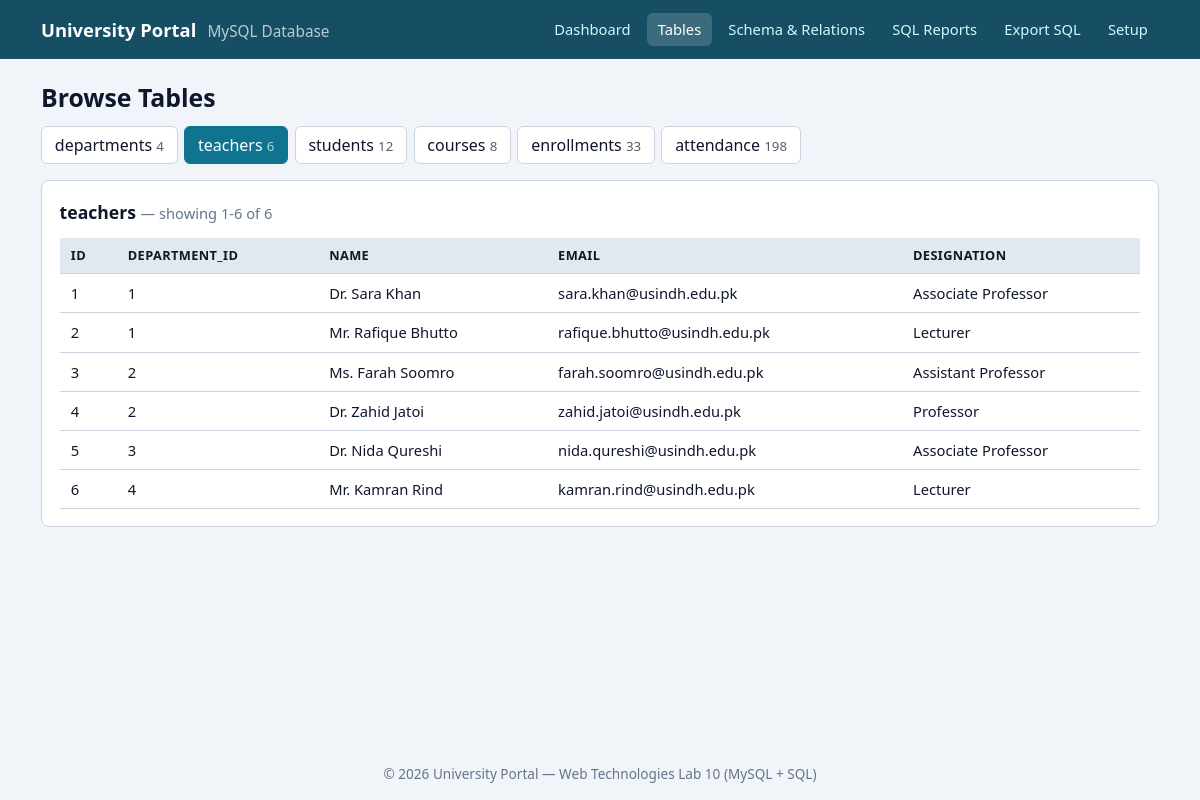
The app's page /tables.php?table=teachers with its own data.
### tables this page shows
CREATE TABLE `teachers` (
  `id` int(11) NOT NULL AUTO_INCREMENT,
  `department_id` int(11) NOT NULL,
  `name` varchar(120) NOT NULL,
  `email` varchar(150) NOT NULL,
  `designation` varchar(60) NOT NULL,
  PRIMARY KEY (`id`),
  UNIQUE KEY `email` (`email`),
  KEY `department_id` (`department_id`),
  CONSTRAINT `teachers_ibfk_1` FOREIGN KEY (`department_id`) REFERENCES `departments` (`id`)
);

### includes/functions.php (the view, shortened to what this page needs)
<?php
function e(mixed $value): string
{
    return htmlspecialchars((string) $value, ENT_QUOTES, 'UTF-8');
}
function db_config(): array
{
    return require __DIR__ . '/../config/database.php';
}
function pdo_options(): array
{
    return [PDO::ATTR_ERRMODE => PDO::ERRMODE_EXCEPTION, PDO::ATTR_DEFAULT_FETCH_MODE => PDO::FETCH_ASSOC];
}
function db(): PDO
{
    static $pdo = null;
    if ($pdo instanceof PDO) {
        return $pdo;
    }
    $c = db_config();
    $dsn = "mysql:host={$c['host']};dbname={$c['name']};charset=utf8mb4";
    try {
        try {
            $pdo = new PDO($dsn, $c['user'], $c['pass'], pdo_options());
        } catch (PDOException $ex) {
            if ((int) $ex->getCode() !== 1049 && !str_contains($ex->getMessage(), '[1049]')) {
                throw $ex;
            }
            install_database();
            $pdo = new PDO($dsn, $c['user'], $c['pass'], pdo_options());
        }
    } catch (PDOException $ex) {
        show_fatal('Cannot connect to MySQL',
            'Start <strong>MySQL</strong> in the XAMPP Control Panel, then refresh this page.<br>'
            . 'If your MySQL user has a password, set it in <code>config/database.php</code>.<br>'
            . '<small>' . e($ex->getMessage()) . '</small>');
    }
    return $pdo;
}
function table_count(string $table): int
{
    return (int) db()->query("SELECT COUNT(*) FROM `$table`")->fetchColumn();
}
function render_table(array $rows, string $caption = ''): void
{
    echo '<div class="table-wrap"><table>';
    echo '<thead><tr>';
    foreach (array_keys($rows[0]) as $col) {
        echo '<th>' . e($col) . '</th>';
    }
    echo '</tr></thead><tbody>';
    foreach ($rows as $row) {
        echo '<tr>';
        foreach ($row as $value) {
            echo '<td>' . ($value === null ? '<span class="null">NULL</span>' : e($value)) . '</td>';
        }
        echo '</tr>';
    }
    echo '</tbody></table></div>';
}

### includes/header.php (shortened to what this page needs)
<?php
$nav = ['index.php' => 'Dashboard', 'tables.php' => 'Tables', 'schema.php' => 'Schema &amp; Relations',
        'reports/index.php' => 'SQL Reports', 'export.php' => 'Export SQL', 'setup.php' => 'Setup'];
$current = basename($_SERVER['SCRIPT_FILENAME']);
?>
<!doctype html>
<html lang="en">
<head>
  <link rel="stylesheet" href="<?= BASE ?>assets/style.css">
</head>
<body>
  <header class="app-header">
    <div class="bar">
      <a class="brand" href="<?= BASE ?>index.php">University Portal <small>MySQL Database</small></a>
      <nav aria-label="Main navigation">
        <?php foreach ($nav as $file => $label): ?>
          <a href="<?= BASE . $file ?>" <?= (basename($file) === $current && (BASE === '') === (!str_starts_with($file, 'reports/'))) ? 'class="active"' : '' ?>><?= $label ?></a>
        <?php endforeach; ?>
      </nav>
    </div>
  </header>
  <main class="container">

### tables.php (shortened to what this page needs)
<?php
require __DIR__ . '/includes/functions.php';
$pdo = db();
$table = $_GET['table'] ?? DB_TABLES[0];
$perPage = 25;
$total = table_count($table);
$pages = max(1, (int) ceil($total / $perPage));
$page = min(max(1, (int) filter_input(INPUT_GET, 'page', FILTER_VALIDATE_INT)), $pages);
$offset = ($page - 1) * $perPage;
$rows = $pdo->query("SELECT * FROM `$table` ORDER BY id LIMIT $perPage OFFSET $offset")->fetchAll();
require __DIR__ . '/includes/header.php';
?>
<h1>Browse Tables</h1>
<div class="tabs" role="tablist">
  <?php foreach (DB_TABLES as $t): ?>
    <a href="tables.php?table=<?= e($t) ?>" class="<?= $t === $table ? 'active' : '' ?>"><?= e($t) ?> <small><?= table_count($t) ?></small></a>
  <?php endforeach; ?>
</div>
<section class="panel">
  <h2><?= e($table) ?> <small class="muted">&mdash; showing <?= $total ? $offset + 1 : 0 ?>-<?= min($offset + $perPage, $total) ?> of <?= $total ?></small></h2>
  <?php render_table($rows, $table); ?>
</section>
<?php require __DIR__ . '/includes/footer.php'; ?>

### includes/footer.php
  </main>
  <footer class="app-footer">&copy; <?= date('Y') ?> University Portal &mdash; Web Technologies Lab 10 (MySQL + SQL)</footer>
</body>
</html>

### assets/style.css (style rules this page uses)
:root { --primary:#0e7490;--dark:#164e63;--danger:#b91c1c;--ok:#15803d;--bg:#f1f5f9;--surface:#fff;--text:#0f172a;--muted:#64748b;--border:#cbd5e1;--r:8px }
* { box-sizing:border-box }
body { margin:0;min-height:100vh;display:flex;flex-direction:column;font-family:"Segoe UI",Arial,sans-serif;background:var(--bg);color:var(--text);line-height:1.5 }
.app-header { background:var(--dark);color:#fff }
.bar { max-width:1150px;margin:0 auto;padding:.8rem 1rem;display:flex;flex-wrap:wrap;gap:.75rem;justify-content:space-between;align-items:center }
.brand { color:#fff;font-weight:700;font-size:1.15rem;text-decoration:none }
.brand small { font-weight:400;opacity:.7;margin-left:.4rem }
nav { display:flex;flex-wrap:wrap;gap:.3rem }
nav a { color:#cffafe;text-decoration:none;padding:.35rem .7rem;border-radius:6px;font-size:.92rem }
nav a:hover,nav a.active { background:rgba(255,255,255,.16);color:#fff }
.container { flex:1;width:100%;max-width:1150px;margin:0 auto;padding:1.25rem 1rem }
h1 { margin:0 0 .6rem;font-size:1.55rem }
h2 { margin:0 0 .8rem;font-size:1.1rem }
.muted { color:var(--muted);font-weight:400 }
a { color:var(--primary) }
.panel { background:var(--surface);border:1px solid var(--border);border-radius:var(--r);padding:1.1rem;margin-bottom:1rem }
.table-wrap { overflow-x:auto }
table { width:100%;border-collapse:collapse;font-size:.92rem }
th,td { padding:.5rem .7rem;text-align:left;border-bottom:1px solid var(--border);white-space:nowrap }
thead th { background:#e2e8f0;font-size:.8rem;text-transform:uppercase;letter-spacing:.03em }
.tabs { display:flex;flex-wrap:wrap;gap:.4rem;margin-bottom:1rem }
.tabs a { padding:.4rem .8rem;border:1px solid var(--border);border-radius:6px;background:#fff;text-decoration:none;color:var(--text) }
.tabs a.active { background:var(--primary);border-color:var(--primary);color:#fff }
.tabs small { opacity:.7 }
.app-footer { text-align:center;padding:1rem;color:var(--muted);font-size:.85rem }

### records on screen
teachers: value "1", name "Dr. Sara Khan", email "sara.khan@usindh.edu.pk", designation "Associate Professor"
teachers: id "2", department "1", name "Mr. Rafique Bhutto", email "rafique.bhutto@usindh.edu.pk", designation "Lecturer"
teachers: id "3", department "2", name "Ms. Farah Soomro", email "farah.soomro@usindh.edu.pk", designation "Assistant Professor"
teachers: id "4", department "2", name "Dr. Zahid Jatoi", email "zahid.jatoi@usindh.edu.pk", designation "Professor"
teachers: id "5", department "3", name "Dr. Nida Qureshi", email "nida.qureshi@usindh.edu.pk", designation "Associate Professor"
teachers: id "6", department "4", name "Mr. Kamran Rind", email "kamran.rind@usindh.edu.pk", designation "Lecturer"

### other values on screen
$label "Dashboard"
$label "Tables"
$label "Schema & Relations"
$label "SQL Reports"
$label "Export SQL"
$label "Setup"
$t "departments"
table_count($t) "4"
$t "teachers"
table_count($t) "6"
$t "students"
table_count($t) "12"
$t "courses"
table_count($t) "8"
$t "enrollments"
